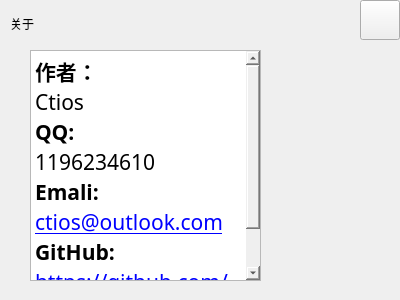
<?xml version="1.0" encoding="UTF-8"?>
<ui version="4.0">
 <class>About</class>
 <widget class="QWidget" name="About">
  <property name="geometry">
   <rect>
    <x>0</x>
    <y>0</y>
    <width>400</width>
    <height>300</height>
   </rect>
  </property>
  <property name="minimumSize">
   <size>
    <width>400</width>
    <height>300</height>
   </size>
  </property>
  <property name="maximumSize">
   <size>
    <width>400</width>
    <height>300</height>
   </size>
  </property>
  <property name="windowTitle">
   <string>About</string>
  </property>
  <property name="windowIcon">
   <iconset resource="resource.qrc">
    <normaloff>:/image/image/windowIcon.png</normaloff>:/image/image/windowIcon.png</iconset>
  </property>
  <property name="styleSheet">
   <string notr="true">border-color: rgb(255, 255, 255);</string>
  </property>
  <widget class="QPushButton" name="close">
   <property name="geometry">
    <rect>
     <x>360</x>
     <y>0</y>
     <width>40</width>
     <height>40</height>
    </rect>
   </property>
   <property name="styleSheet">
    <string notr="true">border-image: url(:/image/image/closeButton2.png);</string>
   </property>
   <property name="text">
    <string/>
   </property>
  </widget>
  <widget class="QLabel" name="label">
   <property name="geometry">
    <rect>
     <x>0</x>
     <y>0</y>
     <width>411</width>
     <height>311</height>
    </rect>
   </property>
   <property name="styleSheet">
    <string notr="true">background-image: url(:/image/image/aboutBack.png);</string>
   </property>
   <property name="text">
    <string/>
   </property>
  </widget>
  <widget class="QLabel" name="label_2">
   <property name="geometry">
    <rect>
     <x>10</x>
     <y>10</y>
     <width>56</width>
     <height>27</height>
    </rect>
   </property>
   <property name="styleSheet">
    <string notr="true">font: 75 20pt &quot;幼圆&quot;;</string>
   </property>
   <property name="text">
    <string>关于</string>
   </property>
  </widget>
  <widget class="QTextBrowser" name="textBrowser">
   <property name="geometry">
    <rect>
     <x>30</x>
     <y>50</y>
     <width>231</width>
     <height>231</height>
    </rect>
   </property>
   <property name="font">
    <font>
     <family>幼圆</family>
    </font>
   </property>
   <property name="autoFillBackground">
    <bool>true</bool>
   </property>
   <property name="styleSheet">
    <string notr="true">border-image: url(:/image/image/aboutText.png);</string>
   </property>
   <property name="html">
    <string>&lt;!DOCTYPE HTML PUBLIC &quot;-//W3C//DTD HTML 4.0//EN&quot; &quot;http://www.w3.org/TR/REC-html40/strict.dtd&quot;&gt;
&lt;html&gt;&lt;head&gt;&lt;meta name=&quot;qrichtext&quot; content=&quot;1&quot; /&gt;&lt;style type=&quot;text/css&quot;&gt;
p, li { white-space: pre-wrap; }
&lt;/style&gt;&lt;/head&gt;&lt;body style=&quot; font-family:'幼圆'; font-size:9pt; font-weight:400; font-style:normal;&quot;&gt;
&lt;p style=&quot; margin-top:0px; margin-bottom:0px; margin-left:0px; margin-right:0px; -qt-block-indent:0; text-indent:0px;&quot;&gt;&lt;span style=&quot; font-family:'SimSun'; font-size:16pt; font-weight:600;&quot;&gt;作者：&lt;/span&gt;&lt;/p&gt;
&lt;p style=&quot; margin-top:0px; margin-bottom:0px; margin-left:0px; margin-right:0px; -qt-block-indent:0; text-indent:0px;&quot;&gt;&lt;span style=&quot; font-family:'SimSun'; font-size:16pt;&quot;&gt;Ctios&lt;/span&gt;&lt;/p&gt;
&lt;p style=&quot; margin-top:0px; margin-bottom:0px; margin-left:0px; margin-right:0px; -qt-block-indent:0; text-indent:0px;&quot;&gt;&lt;span style=&quot; font-family:'SimSun'; font-size:16pt; font-weight:600;&quot;&gt;QQ:&lt;/span&gt;&lt;/p&gt;
&lt;p style=&quot; margin-top:0px; margin-bottom:0px; margin-left:0px; margin-right:0px; -qt-block-indent:0; text-indent:0px;&quot;&gt;&lt;span style=&quot; font-family:'SimSun'; font-size:16pt;&quot;&gt;1196234610&lt;/span&gt;&lt;/p&gt;
&lt;p style=&quot; margin-top:0px; margin-bottom:0px; margin-left:0px; margin-right:0px; -qt-block-indent:0; text-indent:0px;&quot;&gt;&lt;span style=&quot; font-family:'SimSun'; font-size:16pt; font-weight:600;&quot;&gt;Emali:&lt;/span&gt;&lt;/p&gt;
&lt;p style=&quot; margin-top:0px; margin-bottom:0px; margin-left:0px; margin-right:0px; -qt-block-indent:0; text-indent:0px;&quot;&gt;&lt;a href=&quot;ctios@outlook.com&quot;&gt;&lt;span style=&quot; font-family:'SimSun'; font-size:16pt; text-decoration: underline; color:#0000ff;&quot;&gt;ctios@outlook.com&lt;/span&gt;&lt;/a&gt;&lt;/p&gt;
&lt;p style=&quot; margin-top:0px; margin-bottom:0px; margin-left:0px; margin-right:0px; -qt-block-indent:0; text-indent:0px;&quot;&gt;&lt;span style=&quot; font-family:'SimSun'; font-size:16pt; font-weight:600;&quot;&gt;GitHub:     &lt;/span&gt;&lt;/p&gt;
&lt;p style=&quot; margin-top:0px; margin-bottom:0px; margin-left:0px; margin-right:0px; -qt-block-indent:0; text-indent:0px;&quot;&gt;&lt;a href=&quot;https://github.com/ZqtCtios/Timetables&quot;&gt;&lt;span style=&quot; font-family:'SimSun'; font-size:16pt; text-decoration: underline; color:#0000ff;&quot;&gt;https://github.com/ZqtCtios/Timetables&lt;/span&gt;&lt;/a&gt;&lt;/p&gt;&lt;/body&gt;&lt;/html&gt;</string>
   </property>
   <property name="openLinks">
    <bool>false</bool>
   </property>
  </widget>
  <zorder>label</zorder>
  <zorder>close</zorder>
  <zorder>label_2</zorder>
  <zorder>textBrowser</zorder>
 </widget>
 <resources>
  <include location="resource.qrc"/>
 </resources>
 <connections/>
</ui>
